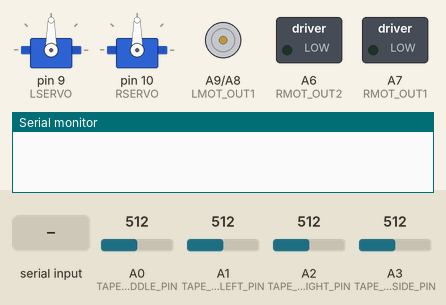
This sketch was run on a simulated Teensy 4. Parts: 2 × servo, motor-driver pin pairs drawn as motors (green arrow = first pin HIGH = forward, orange = second pin HIGH = backward, longer = more drive), switched loads named in the sketch (green lamp = pin HIGH), the last lines printed to the serial monitor. The inputs (shaded band) are chosen by the test bench; at power-on: A3 (TAPE_READ_SIDE_PIN) = 512, A0 (TAPE_READ_FRONT_MIDDLE_PIN) = 512, A1 (TAPE_READ_FRONT_LEFT_PIN) = 512, A2 (TAPE_READ_FRONT_RIGHT_PIN) = 512.

Above: at 1.2 s.
1.3 s: "f" received over Serial
2.8 s: "b" received over Serial
4.3 s: "r" received over Serial
At 5.1 s:
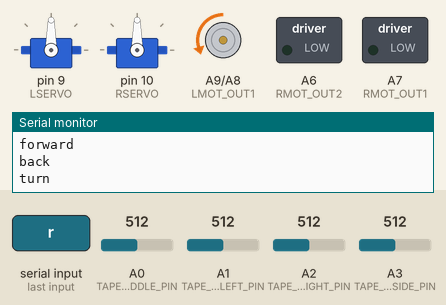
At 6.6 s:
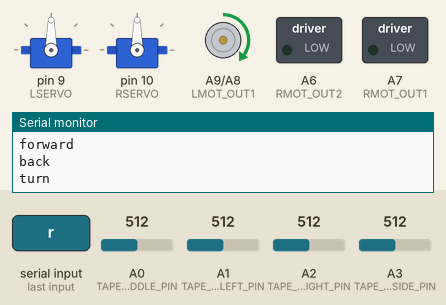
7.3 s: A3 (TAPE_READ_SIDE_PIN) set to 221
10.3 s: A3 (TAPE_READ_SIDE_PIN) set to 193
At 10.8 s:
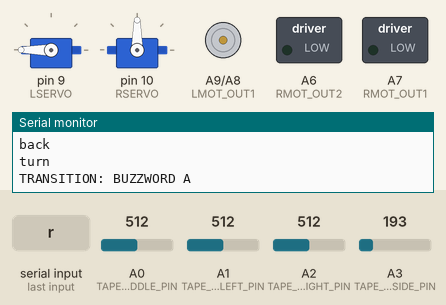
13.3 s: "q" received over Serial
At 14.3 s:
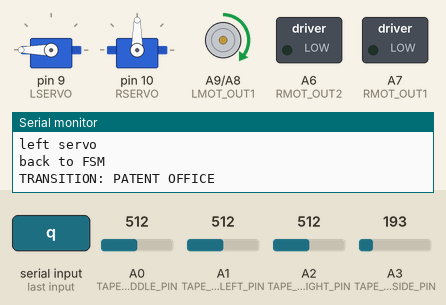
Timing chart, 0 to 20.3 s (numbered marks = the images above; inputs shaded):
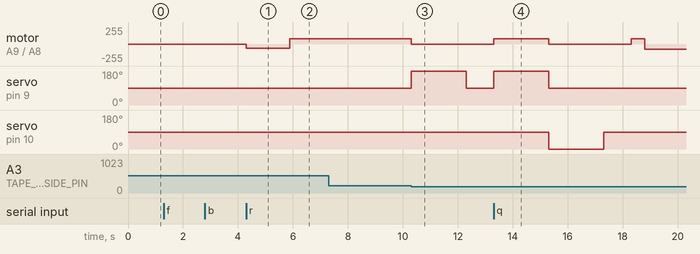

The sketch:

blockchAIn.ino
```cpp
#include <Servo.h>

/*************************************************************
  File:      blockchAIn.ino
  Contents:  ME210 final robot code

  History:
  when     who  what/why
  ----     ---  ---------------------------------------------
  2/22     JL   tape sensor code
  2/25     JL   integrate kyles motor, servo code, add fsm
 ************************************************************/

// TAPE SENSOR CONSTANTS
//#define BLACK_THRES  0 //unused because we're defining minimums
#define  GREY_THRES   10
#define  WHITE_THRES  40

//SERVO CONSTANTS
#define LSERVO        9
#define RSERVO        10

#define L_CLOSED      90
#define L_OPEN        180
#define R_CLOSED      90
#define R_OPEN        0


// MOTOR CONSTANTS
int  LEFT_MOTOR_SPEED_ON = 60;
int  RIGHT_MOTOR_SPEED_ON = 60;


int front_max = 100;
int left_max = 100;
int right_max = 100;
int side_max = 80; //this one is lower than the rest for some reason

// PIN CONFIG
int TAPE_READ_FRONT_MIDDLE_PIN = A0;
int TAPE_READ_FRONT_LEFT_PIN = A1;
int TAPE_READ_FRONT_RIGHT_PIN = A2;
int TAPE_READ_SIDE_PIN = A3;

int LMOT_OUT1 = A9; // Arduino PWM output pin A6; connect to IBT-2 pin 1 (RPWM)
int LMOT_OUT2 = A8; // Arduino PWM output pin A5; connect to IBT-2 pin 2 (LPWM)
int RMOT_OUT1 = A7;
int RMOT_OUT2 = A6;
Servo leftServo;
Servo rightServo;

IntervalTimer leftServoTimer;
IntervalTimer rightServoTimer;
IntervalTimer backToMovingTimer;
IntervalTimer checkTimer;

//state definitions
typedef enum {
  STATE_WAITING, STATE_MOVING, STATE_TURNING, STATE_BUZZWORD_A, STATE_BUZZWORD_B, STATE_PATENT_OFFICE
} States_t;
States_t state;

typedef enum {
  LINE_BLACK, LINE_WHITE, LINE_GREY
} Linecolor;

Linecolor front_middle;
Linecolor front_left;
Linecolor front_right;
Linecolor side;

//BUZZWORD FLAGS
bool ROUND_A_DONE = false;
bool ROUND_B_DONE = false;
bool PATENT_OFFICE = false;

//DEBUG FLAGS
bool DEBUG_TAPE_SENSOR = false;
bool DEBUG_TAPE = false;
bool DEBUG_STATE = false;

bool USE_STATES = true;
bool USE_LINE_SENSING = true;

void setup() {
  Serial.begin(9600);
  state = STATE_WAITING;

  pinMode(LMOT_OUT1, OUTPUT);
  pinMode(LMOT_OUT2, OUTPUT);
  pinMode(RMOT_OUT1, OUTPUT);
  pinMode(RMOT_OUT2, OUTPUT);

  leftServo.attach(LSERVO);
  rightServo.attach(RSERVO);
  leftServo.write(L_CLOSED);
  rightServo.write(R_CLOSED);
}


void loop() {
  readTape();
  if (USE_STATES) {
    switch (state) {
      case STATE_WAITING:
      //action
      stopMotors();
      //transition
      if (front_middle == LINE_BLACK) {
        //Serial.println("TRANSITION: MOVING");
        state = STATE_MOVING;
      }
      break;
      case STATE_MOVING:
      //adjustment actions
      if (USE_LINE_SENSING) {
        if (front_left == LINE_WHITE && front_right == LINE_WHITE) {
//          Serial.println("Straight");
          forwardMotors();
        }
        else if (front_left == LINE_BLACK ) {
//          Serial.println("Adjusting Left");
          adjustLeft();
        }
        else if (front_right == LINE_BLACK ) {
//          Serial.println("Adjusting Right");
          adjustRight();
        } else {
//          Serial.println("sadness");
        }
      }


      //transition
      if (side == LINE_GREY && !ROUND_A_DONE) {
        //action
        stopMotors();
        //release servo
        openLeftServo();
        Serial.println("TRANSITION: BUZZWORD A");
        backToMovingTimer.begin(movingA, 3000000);

        state = STATE_BUZZWORD_A;

      } else if (side == LINE_GREY && ROUND_A_DONE && !PATENT_OFFICE) {
        backToMovingTimer.begin(movingP, 1000000);
        Serial.println("TRANSITION: PATENT OFFICE");
        state = STATE_PATENT_OFFICE;

      } else if (side == LINE_GREY && ROUND_A_DONE && PATENT_OFFICE && !ROUND_B_DONE) {
        stopMotors();
        openRightServo();
        backToMovingTimer.begin(movingB, 3000000);

        Serial.println("TRANSITION: BUZZWORD B");
        state = STATE_BUZZWORD_B;

      } else if ((side == LINE_BLACK || side == LINE_GREY) && ROUND_A_DONE && ROUND_B_DONE && PATENT_OFFICE) {
        Serial.println("TRANSITION: TURNING");
        state = STATE_TURNING;
      }

      break;

      case STATE_TURNING:
      //action
      turnRightMotors();
      //transition
      ROUND_A_DONE = false;
      ROUND_B_DONE = false;
      PATENT_OFFICE = false;
      state = STATE_WAITING;
      break;
      case STATE_BUZZWORD_A:
//      Serial.println("waiting A...");
      break;
      case STATE_PATENT_OFFICE:
//      Serial.println("waiting patent...");
      break;
      case STATE_BUZZWORD_B:
//      Serial.println("waiting B...");
      break;
    }

    if (DEBUG_STATE) {
      Serial.print("state: ");
      Serial.println(state);
    }

    if (DEBUG_TAPE) {
      Serial.print("Front: ");
      Serial.println(front_middle);
      Serial.print("Left: ");
      Serial.println(front_left);
      Serial.print("Right: ");
      Serial.println(front_right);
      Serial.print("Side: ");
      Serial.println(side);
    }
  }
    if (Serial.available()) respToKey();
}

void readTape() {
  //reads from all tape sensors
  int fmVal = analogRead(TAPE_READ_FRONT_MIDDLE_PIN);
  int flVal = analogRead(TAPE_READ_FRONT_LEFT_PIN);
  int frVal = analogRead(TAPE_READ_FRONT_RIGHT_PIN);
  int sVal = analogRead(TAPE_READ_SIDE_PIN);
  if (DEBUG_TAPE_SENSOR) {
    Serial.print("Front value: ");
    Serial.println(fmVal);
    Serial.print("Left value: ");
    Serial.println(flVal);
    Serial.print("Right value: ");
    Serial.println(frVal);
    Serial.print("Side value: ");
    Serial.println(sVal);
  }
  if (fmVal > front_max) front_max = fmVal;
  if (flVal > left_max) left_max = flVal;
  if (frVal > right_max) right_max = frVal;
  if (sVal > side_max) side_max = sVal;

  front_middle = updateTapeValues(fmVal, front_max, "front");
  front_left = updateTapeValues(flVal, left_max, "left");
  front_right = updateTapeValues(frVal, right_max, "right");
  side = updateTapeValues(sVal, side_max, "side");
}


Linecolor updateTapeValues(int val, int maxVal, String which) {
  //updates the Linecolor variables accordingly
  int percent = val * 100 / maxVal;

  if (DEBUG_TAPE_SENSOR) {
    Serial.print(which);
    Serial.print(" val: ");
    Serial.print(val);
    Serial.print(", percent : ");
    Serial.println(percent);
  }

  if (percent >= WHITE_THRES ) {
    return LINE_WHITE;
  } else if (percent >= GREY_THRES) {
    return LINE_GREY;
  } else {
    return LINE_BLACK;
  }

}

void backwardMotors() {
    analogWrite(LMOT_OUT1, 0);
    analogWrite(LMOT_OUT2, LEFT_MOTOR_SPEED_ON);
    analogWrite(RMOT_OUT1, 0);
    analogWrite(RMOT_OUT2, RIGHT_MOTOR_SPEED_ON);
}

void adjustLeft() {
    analogWrite(LMOT_OUT1, LEFT_MOTOR_SPEED_ON);
    analogWrite(LMOT_OUT2, 0);
    analogWrite(RMOT_OUT1, RIGHT_MOTOR_SPEED_ON-10);
    analogWrite(RMOT_OUT2, 0);
}

void adjustRight() {
    analogWrite(LMOT_OUT1, LEFT_MOTOR_SPEED_ON-10);
    analogWrite(LMOT_OUT2, 0);
    analogWrite(RMOT_OUT1, RIGHT_MOTOR_SPEED_ON);
    analogWrite(RMOT_OUT2, 0);
}

void forwardMotors() {
    analogWrite(LMOT_OUT1, LEFT_MOTOR_SPEED_ON);
    analogWrite(LMOT_OUT2, 0);
    analogWrite(RMOT_OUT1, RIGHT_MOTOR_SPEED_ON);
    analogWrite(RMOT_OUT2, 0);
}

void stopMotors() {
    analogWrite(LMOT_OUT1, 0);
    analogWrite(LMOT_OUT2, 0);
    analogWrite(RMOT_OUT1, 0);
    analogWrite(RMOT_OUT2, 0);
  }

void turnRightMotors() {
    analogWrite(LMOT_OUT1, 0);
    analogWrite(LMOT_OUT2, LEFT_MOTOR_SPEED_ON);
    analogWrite(RMOT_OUT1, RIGHT_MOTOR_SPEED_ON);
    analogWrite(RMOT_OUT2, 0);
    delay(1575);
    LEFT_MOTOR_SPEED_ON = 80;
    RIGHT_MOTOR_SPEED_ON = 80;
    state = STATE_MOVING;
    forwardMotors();
    delay(4300);
    stopMotors();
  }

void openLeftServo(){
  leftServo.write(L_OPEN);
//  Serial.println("open left");
  leftServoTimer.begin(closeLeft, 2000000);
}
void openRightServo(){
  rightServo.write(R_OPEN);
//    Serial.println("open right");
  rightServoTimer.begin(closeRight, 2000000);
}

void closeLeft() {
  leftServo.write(L_CLOSED);
  leftServoTimer.end();
}

void closeRight() {
  rightServo.write(R_CLOSED);
  rightServoTimer.end();
}

void movingA() {
  closeLeft();
  Serial.println("DONE WAITING A");
  backToMovingTimer.end();
  forwardMotors();
  ROUND_A_DONE = true;
  checkTimer.begin(checkFSMAgain, 500000);

}
void movingP() {
  PATENT_OFFICE = true;
  Serial.println("DONE WAITING P");
  backToMovingTimer.end();
  forwardMotors();
  checkTimer.begin(checkFSMAgain, 500000);
}
void movingB() {
  closeRight();
  ROUND_B_DONE = true;
  Serial.println("DONE WAITING B");
  backToMovingTimer.end();
  forwardMotors();
  checkTimer.begin(checkFSMAgain, 500000);
}

void checkFSMAgain(){
  Serial.println("back to FSM");
  state = STATE_MOVING;
  checkTimer.end();
  }

//for debugging...
void respToKey() {
  int key = Serial.read();
    switch (key) {
    case 'f':
      Serial.println("forward");
      forwardMotors();
      break;
    case 'b':
      Serial.println("back");
      backwardMotors();
      break;
    case 's':
      Serial.println("stop");
      stopMotors();
      break;
    case 'r':
      Serial.println("turn");
      turnRightMotors();
      break;
    case 'q':
      Serial.println("left servo");
      openLeftServo();
      break;
    case 'w':
      Serial.println("right servo");
      openRightServo();
      break;
    case '[':
      Serial.println("adjust left");
      adjustLeft();
      break;
    case ']':
      Serial.println("adjust right");
      adjustRight();
      break;
    }
}
```

Measured:
- the behaviour switches between 205 and 204 on A3 (TAPE_READ_SIDE_PIN) (found by bisection; images 2 and 3)
- after the input at 4.3 s, motor on A9 (LMOT_OUT1) / A8 (LMOT_OUT2): stopped → backward 60/255 at once, → forward 80/255 1.6 s later
- after the input at 10.3 s, motor on A9 (LMOT_OUT1) / A8 (LMOT_OUT2): forward 80/255 → stopped at once; servo on pin 9 (LSERVO): 90° → 180° at once, → 90° 2.0 s later
- after the input at 13.3 s, servo on pin 9 (LSERVO): 90° → 180° at once, → 90° 2.0 s later
